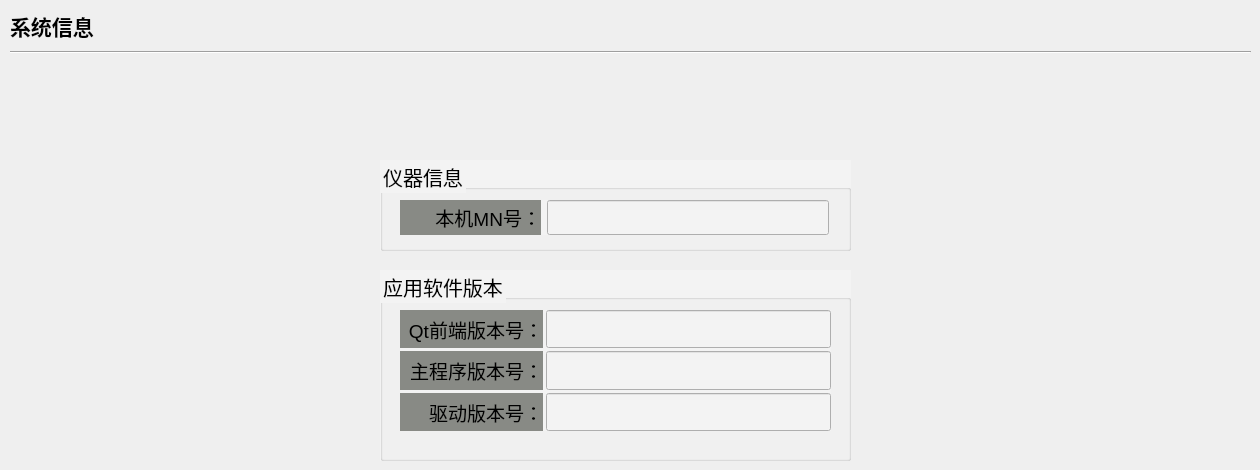
    <widget class="QWidget" name="page_3">
     <widget class="QLabel" name="label_74">
      <property name="geometry">
       <rect>
        <x>10</x>
        <y>10</y>
        <width>91</width>
        <height>31</height>
       </rect>
      </property>
      <property name="font">
       <font>
        <pointsize>16</pointsize>
        <weight>75</weight>
        <bold>true</bold>
       </font>
      </property>
      <property name="text">
       <string>系统信息</string>
      </property>
     </widget>
     <widget class="Line" name="line_10">
      <property name="geometry">
       <rect>
        <x>10</x>
        <y>50</y>
        <width>1241</width>
        <height>5</height>
       </rect>
      </property>
      <property name="sizePolicy">
       <sizepolicy hsizetype="Fixed" vsizetype="Fixed">
        <horstretch>0</horstretch>
        <verstretch>0</verstretch>
       </sizepolicy>
      </property>
      <property name="frameShadow">
       <enum>QFrame::Sunken</enum>
      </property>
      <property name="orientation">
       <enum>Qt::Horizontal</enum>
      </property>
     </widget>
     <widget class="QGroupBox" name="groupBox_12">
      <property name="geometry">
       <rect>
        <x>380</x>
        <y>270</y>
        <width>471</width>
        <height>191</height>
       </rect>
      </property>
      <property name="font">
       <font>
        <pointsize>15</pointsize>
       </font>
      </property>
      <property name="styleSheet">
       <string notr="true">background-color: rgb(243, 243, 243);</string>
      </property>
      <property name="title">
       <string>应用软件版本</string>
      </property>
      <widget class="QWidget" name="layoutWidget_2">
       <property name="geometry">
        <rect>
         <x>20</x>
         <y>40</y>
         <width>431</width>
         <height>121</height>
        </rect>
       </property>
       <layout class="QVBoxLayout" name="verticalLayout" stretch="1,1,1">
        <property name="spacing">
         <number>3</number>
        </property>
        <item>
         <layout class="QHBoxLayout" name="horizontalLayout_2" stretch="1,2">
          <item>
           <widget class="QLabel" name="label_66">
            <property name="font">
             <font>
              <pointsize>14</pointsize>
             </font>
            </property>
            <property name="styleSheet">
             <string notr="true">background-color: rgb(136, 138, 133);</string>
            </property>
            <property name="text">
             <string>Qt前端版本号：</string>
            </property>
            <property name="alignment">
             <set>Qt::AlignRight|Qt::AlignTrailing|Qt::AlignVCenter</set>
            </property>
           </widget>
          </item>
          <item>
           <widget class="QLineEdit" name="lineEdit_Q">
            <property name="sizePolicy">
             <sizepolicy hsizetype="Expanding" vsizetype="Expanding">
              <horstretch>0</horstretch>
              <verstretch>0</verstretch>
             </sizepolicy>
            </property>
            <property name="font">
             <font>
              <pointsize>14</pointsize>
             </font>
            </property>
           </widget>
          </item>
         </layout>
        </item>
        <item>
         <layout class="QHBoxLayout" name="horizontalLayout_3" stretch="1,2">
          <item>
           <widget class="QLabel" name="label_67">
            <property name="font">
             <font>
              <pointsize>14</pointsize>
             </font>
            </property>
            <property name="styleSheet">
             <string notr="true">background-color: rgb(136, 138, 133);</string>
            </property>
            <property name="text">
             <string> 主程序版本号：</string>
            </property>
            <property name="alignment">
             <set>Qt::AlignRight|Qt::AlignTrailing|Qt::AlignVCenter</set>
            </property>
           </widget>
          </item>
          <item>
           <widget class="QLineEdit" name="lineEdit_M">
            <property name="sizePolicy">
             <sizepolicy hsizetype="Preferred" vsizetype="Expanding">
              <horstretch>0</horstretch>
              <verstretch>0</verstretch>
             </sizepolicy>
            </property>
            <property name="font">
             <font>
              <pointsize>14</pointsize>
             </font>
            </property>
           </widget>
          </item>
         </layout>
        </item>
        <item>
         <layout class="QHBoxLayout" name="horizontalLayout_5" stretch="1,2">
          <item>
           <widget class="QLabel" name="label_68">
            <property name="font">
             <font>
              <pointsize>14</pointsize>
             </font>
            </property>
            <property name="styleSheet">
             <string notr="true">background-color: rgb(136, 138, 133);</string>
            </property>
            <property name="text">
             <string>驱动版本号：</string>
            </property>
            <property name="alignment">
             <set>Qt::AlignRight|Qt::AlignTrailing|Qt::AlignVCenter</set>
            </property>
           </widget>
          </item>
          <item>
           <widget class="QLineEdit" name="lineEdit_D">
            <property name="sizePolicy">
             <sizepolicy hsizetype="Preferred" vsizetype="Expanding">
              <horstretch>0</horstretch>
              <verstretch>0</verstretch>
             </sizepolicy>
            </property>
            <property name="font">
             <font>
              <pointsize>14</pointsize>
             </font>
            </property>
           </widget>
          </item>
         </layout>
        </item>
       </layout>
      </widget>
     </widget>
     <widget class="QGroupBox" name="groupBox_14">
      <property name="geometry">
       <rect>
        <x>380</x>
        <y>160</y>
        <width>471</width>
        <height>91</height>
       </rect>
      </property>
      <property name="font">
       <font>
        <pointsize>15</pointsize>
       </font>
      </property>
      <property name="styleSheet">
       <string notr="true">background-color: rgb(243, 243, 243);</string>
      </property>
      <property name="title">
       <string>仪器信息</string>
      </property>
      <widget class="QWidget" name="layoutWidget">
       <property name="geometry">
        <rect>
         <x>20</x>
         <y>40</y>
         <width>429</width>
         <height>35</height>
        </rect>
       </property>
       <layout class="QHBoxLayout" name="horizontalLayout_4" stretch="1,2">
        <item>
         <widget class="QLabel" name="label_65">
          <property name="font">
           <font>
            <pointsize>14</pointsize>
           </font>
          </property>
          <property name="styleSheet">
           <string notr="true">background-color: rgb(136, 138, 133);</string>
          </property>
          <property name="text">
           <string>本机MN号：</string>
          </property>
          <property name="alignment">
           <set>Qt::AlignRight|Qt::AlignTrailing|Qt::AlignVCenter</set>
          </property>
         </widget>
        </item>
        <item>
         <widget class="QLineEdit" name="lineEdit_MN">
          <property name="sizePolicy">
           <sizepolicy hsizetype="Expanding" vsizetype="Expanding">
            <horstretch>0</horstretch>
            <verstretch>0</verstretch>
           </sizepolicy>
          </property>
          <property name="font">
           <font>
            <pointsize>14</pointsize>
           </font>
          </property>
         </widget>
        </item>
       </layout>
      </widget>
     </widget>
    </widget>
